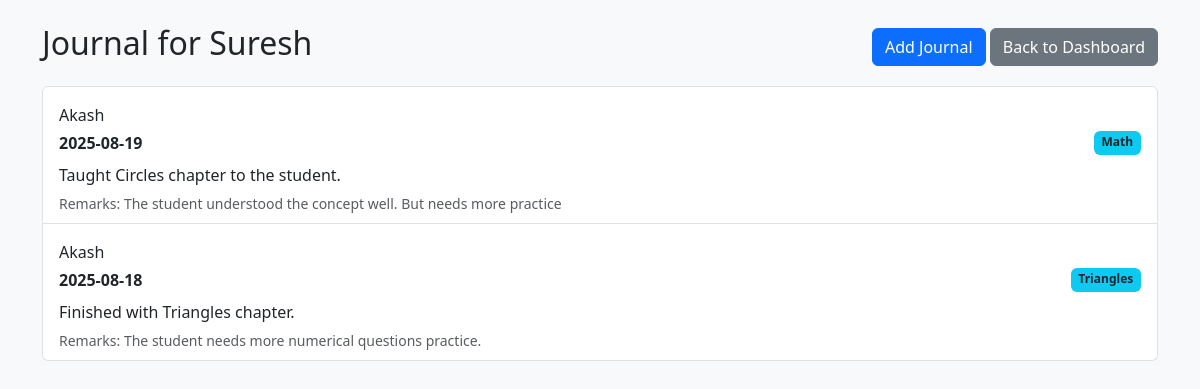
The app's page /student/1/journal with its own data.
### models.py (models this page shows)
class Student(SQLModel, table=True):
    id: Optional[int] = Field(default=None, primary_key=True)
    name: str
    grade: str
    school: Optional[str] = None
    syllabus: Optional[str] = None
    focus_subjects: Optional[str] = None
    subject: Optional[str] = None
    remarks: Optional[str] = None
    tutor_id: int = Field(foreign_key="tutor.id")
    tutor: "Tutor" = Relationship(back_populates="students")
    journals: List["Journal"] = Relationship(back_populates="student")
    attendance_records: List["Attendance"] = Relationship(back_populates="student")
    tests: List["TestRecord"] = Relationship(back_populates="student")
    upcoming_tests: List["UpcomingTest"] = Relationship(back_populates="student")

class Journal(SQLModel, table=True):
    id: Optional[int] = Field(default=None, primary_key=True)
    student_id: int = Field(foreign_key="student.id")
    entry_date: date
    tutor_name:str
    subject: str
    journal: str
    remarks: str
    student: Optional[Student] = Relationship(back_populates="journals")

### main.py (the view)
@app.get("/student/{student_id}/journal", response_class=HTMLResponse)
def view_journal(student_id: int, request: Request, session: Session = Depends(get_session)):
    student = session.get(Student, student_id)
    if not student:
        return RedirectResponse("/dashboard", status_code=303)
    journals = session.exec(
        select(Journal).where(Journal.student_id == student_id).order_by(Journal.entry_date.desc())
    ).all()
    return templates.TemplateResponse("journal.html", {
        "request": request,
        "student": student,
        "journals": journals
    })

### templates/journal.html (shortened to what this page needs)
<!DOCTYPE html>
<html>
<head>
    <link href="https://cdn.jsdelivr.net/npm/bootstrap@5.3.3/dist/css/bootstrap.min.css" rel="stylesheet">
</head>
<body class="bg-light">
<div class="container mt-4">
    <div class="d-flex justify-content-between align-items-center mb-3">
        <h2>Journal for {{ student.name }}</h2>
        <div>
            <a href="/student/{{ student.id }}/journal/add" class="btn btn-primary">Add Journal</a>
            <a href="/dashboard" class="btn btn-secondary">Back to Dashboard</a>
        </div>
    </div>
    {% if journals %}
        <div class="list-group">
            {% for j in journals %}
                <div class="list-group-item">
                    <p class="mt-2 mb-1">{{ j.tutor_name }}</p>
                    <div class="d-flex justify-content-between">
                        <strong>{{ j.entry_date }}</strong>
                        {% if j.subject %}
                            <span class="badge bg-info text-dark">{{ j.subject }}</span>
                        {% endif %}
                    </div>
                    <p class="mt-2 mb-1">{{ j.journal }}</p>
                    {% if j.remarks %}
                        <small class="text-muted">Remarks: {{ j.remarks }}</small>
                    {% endif %}
                </div>
            {% endfor %}
        </div>
    {% else %}
        <p class="text-muted">No journal entries yet.</p>
    {% endif %}
</div>
</body>
</html>

### records on screen
Student: name "Suresh"
Journal: tutor_name "Akash", entry_date "2025-08-19", subject "Math", journal "Taught Circles chapter to the student.", remarks "The student understood the concept well. But needs more practice"
Journal: tutor_name "Akash", entry_date "2025-08-18", subject "Triangles", journal "Finished with Triangles chapter.", remarks "The student needs more numerical questions practice."
